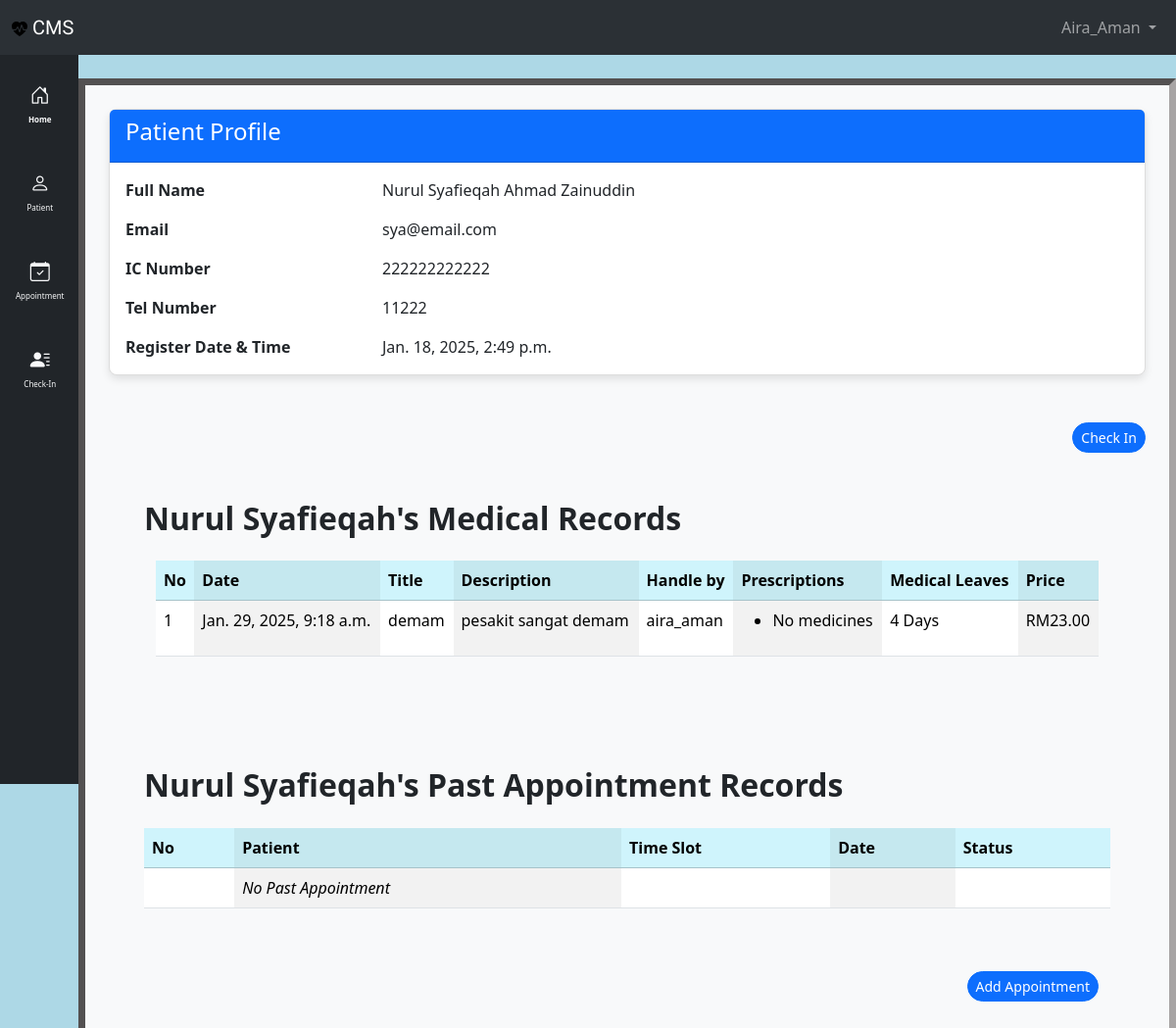
/patient_list/2/ (signed in), run on an earlier commit of the app's database.
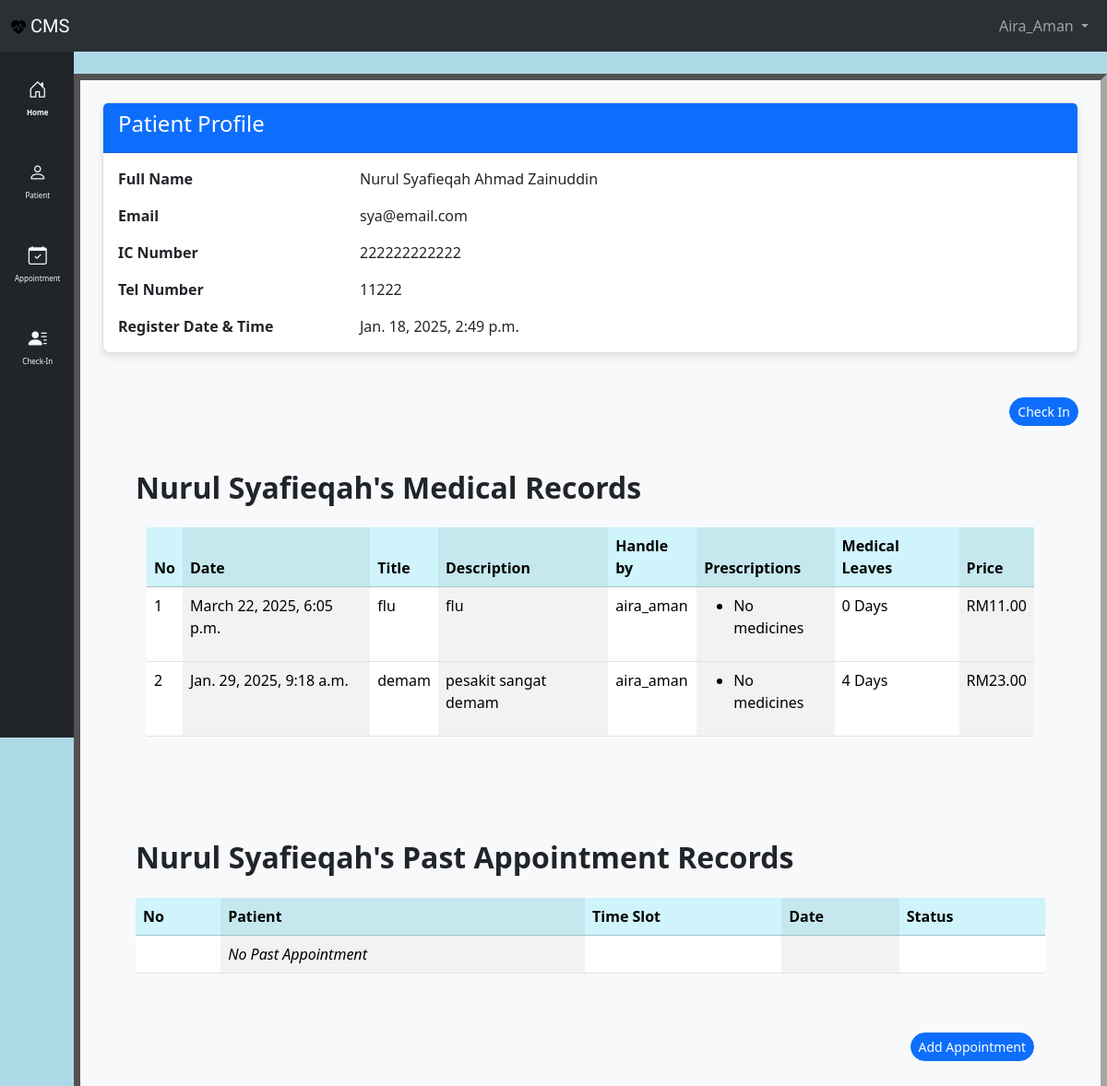
And on a later commit of the database.
### clinic/models.py (models this page shows, shortened)
class MedicalRecord(models.Model):
    patient = models.ForeignKey(Patient, on_delete=models.CASCADE)
    doctor = models.ForeignKey(Profile, on_delete=models.CASCADE, null=True)
    medicine = models.ManyToManyField(Medicine, blank=True)
    title = models.CharField(max_length=100)
    description = models.TextField()
    record_date = models.DateTimeField(verbose_name="record_date", default=timezone.now)
    medical_leave = models.IntegerField(
        default=0
    )  # to record if patient get any medical leaves
    price = models.DecimalField(max_digits=10, decimal_places=2, default=0.00)

### accounts/models.py (models this page shows)
class Profile(models.Model):
    class UserType(models.IntegerChoices):
        CLINIC_STAFF = 1, "Clinic Staff"
        DOCTOR = 2, "Doctor"
        ADMIN = 3, "Admin"
    user = models.OneToOneField(User, on_delete=models.CASCADE)
    user_type = models.IntegerField(
        choices=UserType.choices, default=UserType.CLINIC_STAFF
    )
    phone_number = models.CharField(max_length=20, unique=True, null=True, blank=True)
    ic_number = models.CharField(max_length=12, unique=True, null=True, blank=True)
    register_date = models.DateTimeField(default=timezone.now)
    def __str__(self):
        return self.user.username

### clinic/views.py (the view)
@login_required
def patient_data(request, pk):
    patient = get_object_or_404(Patient, pk=pk)
    medical_records = MedicalRecord.objects.filter(patient=patient).order_by(
        "-record_date"
    )
    past_appointments = Appointment.objects.filter(patient=patient, status__in=[2, 3])
    context = {
        "medical_records": medical_records,
        "past_appointments": past_appointments,
        "patient": patient,
        "title": f"{patient.first_name} Details",
    }
    return render(request, "clinic/patient_details.html", context)

### clinic/templates/clinic/patient_details.html (shortened to what the changed rows need)
{% extends "clinic/base.html" %}
{% block main %}
<div class="container p-5">
    <div class="d-flex justify-content-between align-items-center mb-3">
        <h2 class="fw-bold">{{ patient.first_name }}'s Medical Records</h2>
    </div>
    <div class="container">
        <table class="table table-striped-columns">
            <thead>
                <tr class="table-info">
                    <th scope="col">No</th>
                    <th scope="col">Date</th>
                    <th scope="col">Title</th>
                    <th scope="col">Description</th>
                    <th scope="col">Handle by</th>
                    <th scope="col">Prescriptions</th>
                    <th scope="col">Medical Leaves</th>
                    <th scope="col">Price</th>
                </tr>
            </thead>
            <tbody>
                {% for record in medical_records %}
                <tr>
                    <td>{{ forloop.counter }}</td>
                    <td>{{ record.record_date }}</td>
                    <td>{{ record.title}}</td>
                    <td>{{ record.description}}</td>
                    <td>{{ record.doctor }}</td>
                    <td>
                        <ul>
                            {% for med in record.medicine.all %}
                            <li>{{ med }}</li>
                            {% empty %}
                            <li>No medicines</li>
                            {% endfor %}
                        </ul>
                    </td>
                    <td>{{ record.medical_leave}} Days</td>
                    <td>RM{{ record.price }}</td>
                </tr>
                {% endfor %}
            </tbody>
        </table>
    </div>
</div>
<div class="container p-5">
    <div class="d-flex justify-content-between align-items-center mb-3">
        <h2 class="fw-bold">{{ patient.first_name }}'s Past Appointment Records</h2>
    </div>
    <table class="table table-striped-columns">
        <thead>
            <tr class="table-info">
                <th scope="col">No</th>
                <th scope="col">Patient</th>
                <th scope="col">Time Slot</th>
                <th scope="col">Date</th>
                <th scope="col">Status</th>
            </tr>
        </thead>
    </table>
</div>
{% endblock %}

What changed in the data, as far as the page shows it:
added MedicalRecord: record_date "March 22, 2025, 6:05 p.m.", title "flu", description "flu", doctor "aira_aman", medical_leave "0", price "11.00"
